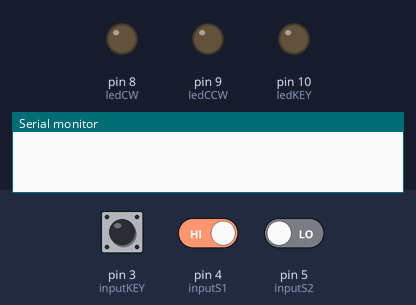
A program run on a simulated Arduino Uno, built with avr-gcc and run on an emulated ATmega328P. On the bench: output pins drawn as LEDs (lit = HIGH), the last lines printed to the serial monitor. The inputs (shaded band) are chosen by the test bench; at power-on: pin 3 (inputKEY) HIGH, pin 4 (inputS1) HIGH, pin 5 (inputS2) LOW.

Above: at 1.2 s.
1.3 s: pin 3 (inputKEY) pulled LOW for 0.15 s
At 1.38 s:
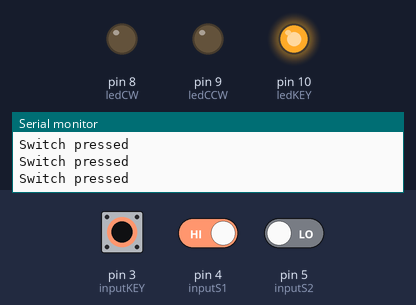
2.9 s: pin 4 (inputS1) driven LOW
At 3.4 s:
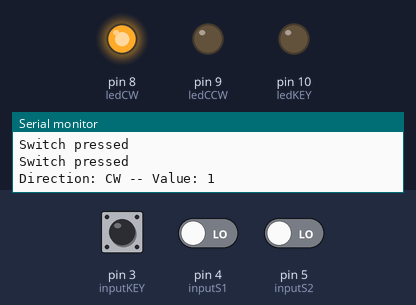
4.4 s: pin 4 (inputS1) driven HIGH
At 5.6 s:
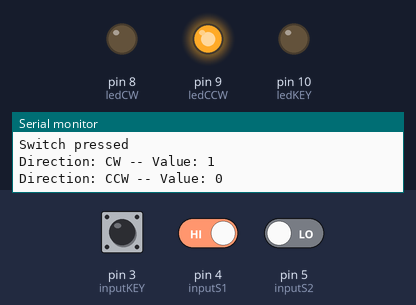
5.9 s: pin 3 (inputKEY) pulled LOW for 1 s
At 6.7 s:
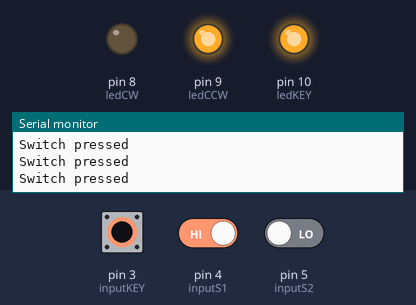
8.4 s: pin 3 (inputKEY) pulled LOW for 3.2 s
At 12.8 s:
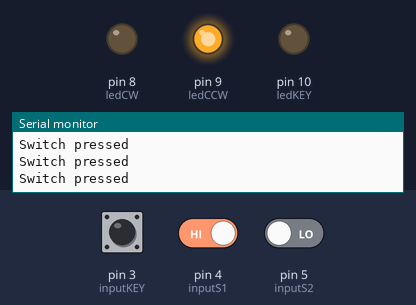
13.1 s: pin 3 (inputKEY) driven LOW and pin 4 (inputS1) driven LOW
At 13.6 s:
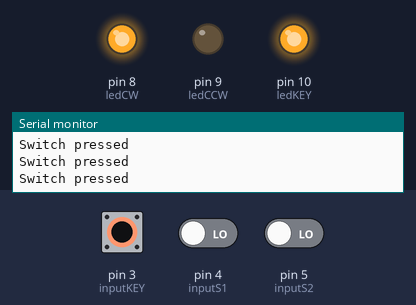
Timing chart, 0 to 15.6 s (numbered marks = the images above; inputs shaded):
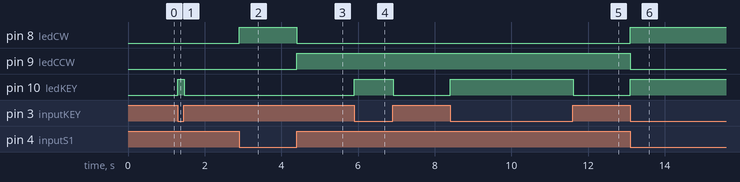

Measured:
- after the input at 1.3 s, pin 10 (ledKEY): LOW → HIGH at once, → LOW 0.17 s later
- after the input at 2.9 s, pin 8 (ledCW): LOW → HIGH at once
- after the input at 4.4 s, pin 8 (ledCW): HIGH → LOW at once; pin 9 (ledCCW): LOW → HIGH at once
- after the input at 5.9 s, pin 10 (ledKEY): LOW → HIGH at once, → LOW 1.0 s later
- after the input at 8.4 s, pin 10 (ledKEY): LOW → HIGH at once, → LOW 3.2 s later
- after the input at 13.1 s, pin 8 (ledCW), pin 10 (ledKEY): LOW → HIGH at once; pin 9 (ledCCW): HIGH → LOW at once

The program:

main.cpp
```cpp
/*
  Rotary Encoder Demo
  Demonstrates operation of Rotary Encoder
  Displays results on Serial Monitor
  Modified for Bodnar BBI-32 encoders by cahamo from DroneBot Workshop 2019 code: https://dronebotworkshop.com
*/

#include <Arduino.h>

// Rotary Encoder Inputs
#define inputS1 4
#define inputS2 5
#define inputKEY 3

// LED Outputs
#define ledCW 8
#define ledCCW 9
#define ledKEY 10


int counter = 0;
int currentStateS1;
int previousStateS1;

String encdir ="";

void setup() {

  // Set encoder pins as inputs
  pinMode(inputS1,INPUT);
  pinMode(inputS2,INPUT);
  pinMode(inputKEY,INPUT);

  // Set LED pins as outputs
  pinMode(ledCW,OUTPUT);
  pinMode(ledCCW,OUTPUT);
  pinMode(ledKEY, OUTPUT);

  // Setup Serial Monitor
  Serial.begin(9600);

  // Read the initial state of inputS1
  // Assign to previousStateS1 variable
  previousStateS1 = digitalRead(inputS1);

}

void loop() {

  // Check for switch being pressed: switch goes LOW when pressed
  if (digitalRead(inputKEY) == LOW) {
    Serial.println("Switch pressed");
    digitalWrite(ledKEY, HIGH);
  }
  else {
    digitalWrite(ledKEY, LOW);
  }


  // Read the current state of inputS1
  currentStateS1 = digitalRead(inputS1);

   // If the previous and the current state of the inputS1 are different then a pulse has occured
  if (currentStateS1 != previousStateS1) {

    // If the inputS2 state is different than the inputS1 state then
    // the encoder is rotating counterclockwise
    if (digitalRead(inputS2) != currentStateS1) {
      counter --;
      encdir ="CCW";
      digitalWrite(ledCW, LOW);
      digitalWrite(ledCCW, HIGH);

    } else {
      // Encoder is rotating clockwise
      counter ++;
      encdir ="CW";
      digitalWrite(ledCW, HIGH);
      digitalWrite(ledCCW, LOW);

    }
    Serial.print("Direction: ");
    Serial.print(encdir);
    Serial.print(" -- Value: ");
    Serial.println(counter);
  }
  // Update previousStateS1 with the current state
  previousStateS1 = currentStateS1;

}
```
